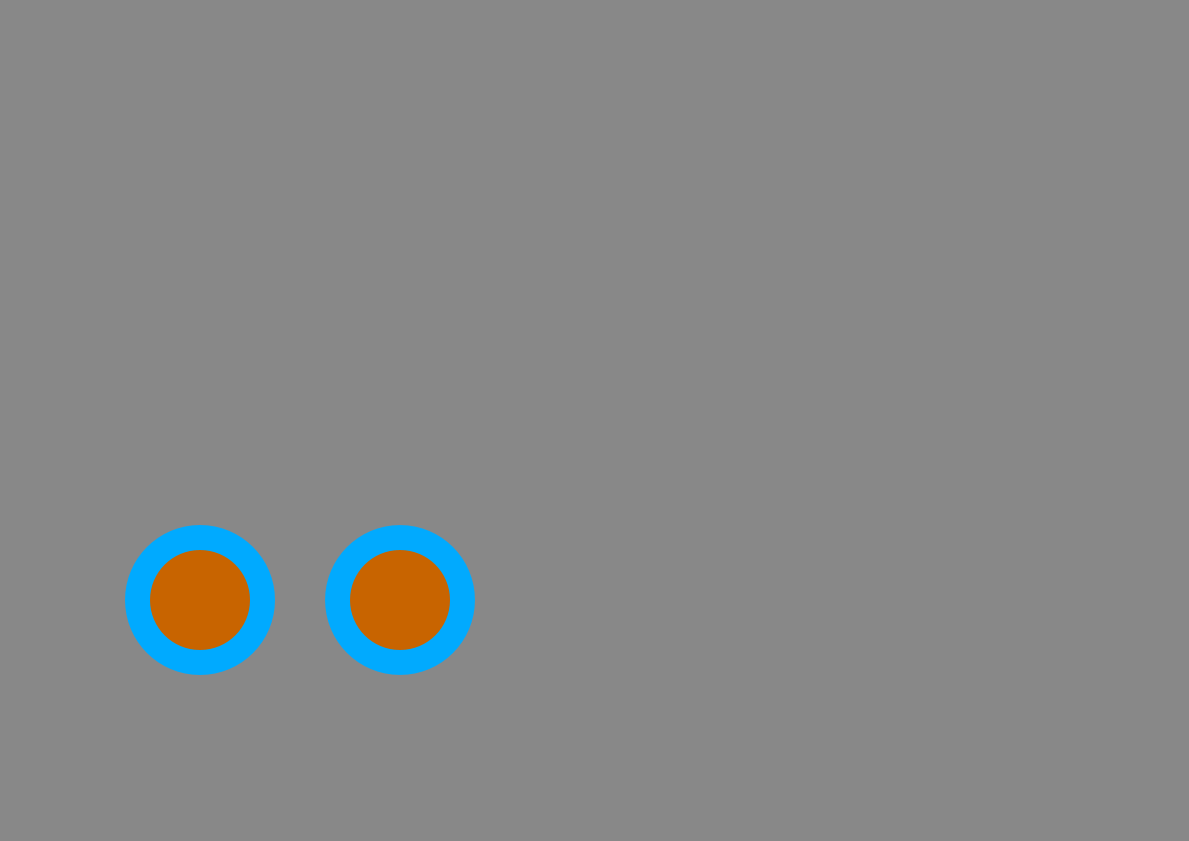
Frame 1 (no input)
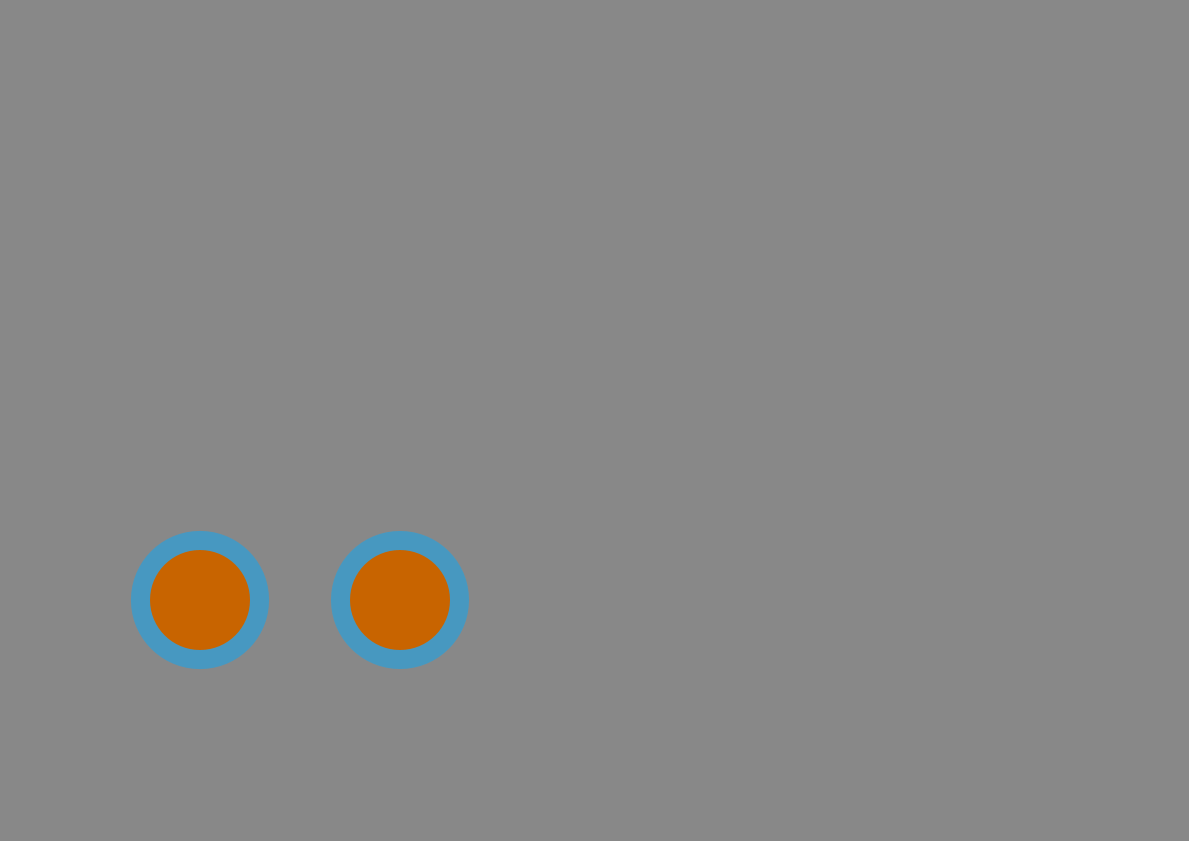
Frame 60 (the mouse pressed at the canvas centre just before this capture)
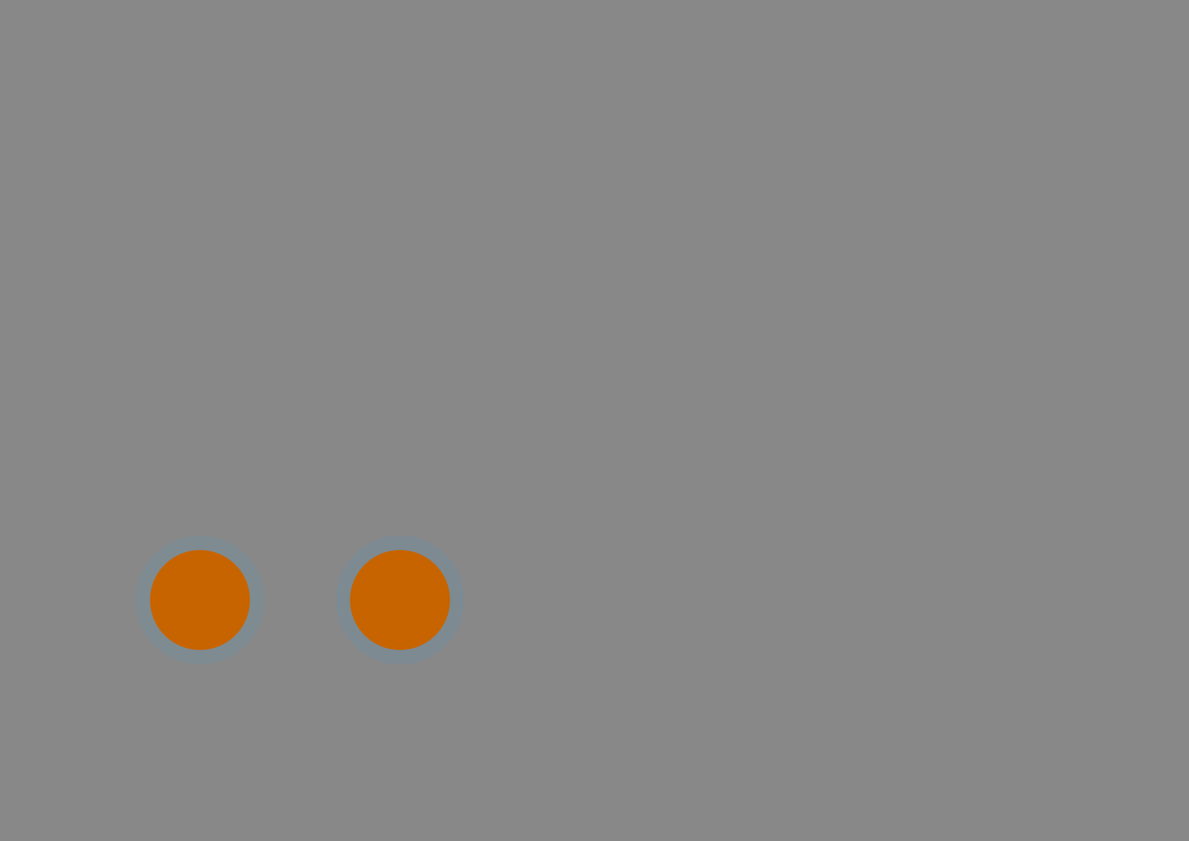
Frame 120 (the mouse held since frame 60 and released just before this capture)

The Processing sketch that drew these frames (run headless with seeded random() and noise(); from frame 60 on, the mouse is pressed at the canvas centre):

// Processing sketch: Pulsing_effekt
// ── Pulsing_effekt.pde
  //setting uf variables for button
int buttonX = 200;
int buttonY = 600;
int buttonXa = 400;
int buttonYa = 600;
//setting up glow
float alpha = 255;
float pulse = 1.12;
int buttonSize = 100;
float glowSize = 150;
float glowVary = 0.1;
//boleans for actions
boolean full;
boolean click;
boolean clicka;
//info boxes setup
int boxX = 350;
int boxY = 150;
int boxW = 400;
int boxH = 250;
int boxA = 0;
int boxB = 0;
//closing bokes after set time
int counter = 0;
int closeTime = 10;  //the time in seconds

void GlowingButton1 () {
//the glow effect
noStroke();
fill (0,170,255,alpha);
 ellipse (buttonX,buttonY,glowSize,glowSize); 
 // setting up the pulsing
 if (alpha >= 255){
  full = true; 
 }
 else if (alpha <= 5) {
  full = false; 
 } 
 // getting it to pulsate
 if (full == true) {
  alpha -= pulse; 
  glowSize -= glowVary;

 }
 else {
  alpha += pulse; 
  glowSize +=glowVary;
 }
 //the button icon
 fill(200,100,0);
 ellipse (buttonX,buttonY,buttonSize,buttonSize);
}


void GlowingButton2 () {
//the glow effect
noStroke();
fill (0,170,255,alpha);
 ellipse (buttonXa,buttonYa,glowSize,glowSize); 
 // setting up the pulsing
 if (alpha >= 255){
  full = true; 
 }
 else if (alpha <= 5) {
  full = false; 
 }
 // getting it to pulsate
 if (full == true) {
  alpha -= pulse; 
  glowSize -=glowVary;
 }
 else {
  alpha += pulse; 
  glowSize +=glowVary;
 }
 //the button icon
 fill(200,100,0);
 ellipse (buttonXa,buttonYa,buttonSize,buttonSize);
}


void InfoScreen1 () {
  //dispaying screen on click
  if (click == true){
    fill (255,0,200,boxA);
    boxA = 255;
   rect(boxX,boxY,boxW,boxH); 
  }
  else {
   boxA = 0;
  }
}


void InfoScreen2 () {
  //dispaying screen on click
  if (clicka == true){
    fill (150,0,255,boxB);
    boxB = 255;
   rect(boxX,boxY,boxW,boxH); 
  }
  else {
   boxB = 0;
  }
}

void ClosingTime () {
  counter +=1;
  int minutes = counter/60;
  if (minutes >= closeTime) {
  click = false;
  clicka = false;
  }
}


void setup () {
 size (1189,841); 
}


void draw () {
  background (#888888);
GlowingButton1 ();
GlowingButton2();
ClosingTime();
InfoScreen1();
InfoScreen2();
}


//registering weather a button gets clicked
void mouseClicked () {
  //clicking a button1
 if ((dist(mouseX,mouseY,buttonX,buttonY)) <= buttonSize/2){
   click = true;
 }
 else {
  click = false; 
 }
 
 //clicking button2
  if ((dist(mouseX,mouseY,buttonXa,buttonYa)) <= buttonSize/2){
   clicka = true;
 }
 else {
  clicka = false; 
 }
 counter = 0;
}
